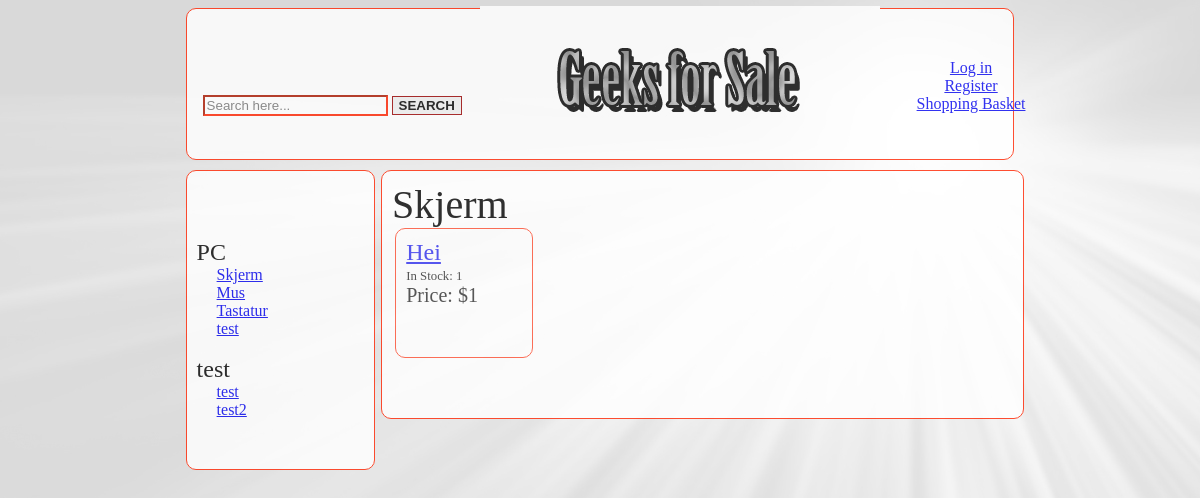
Page /productcategory.php?id=1 on the earlier database version.
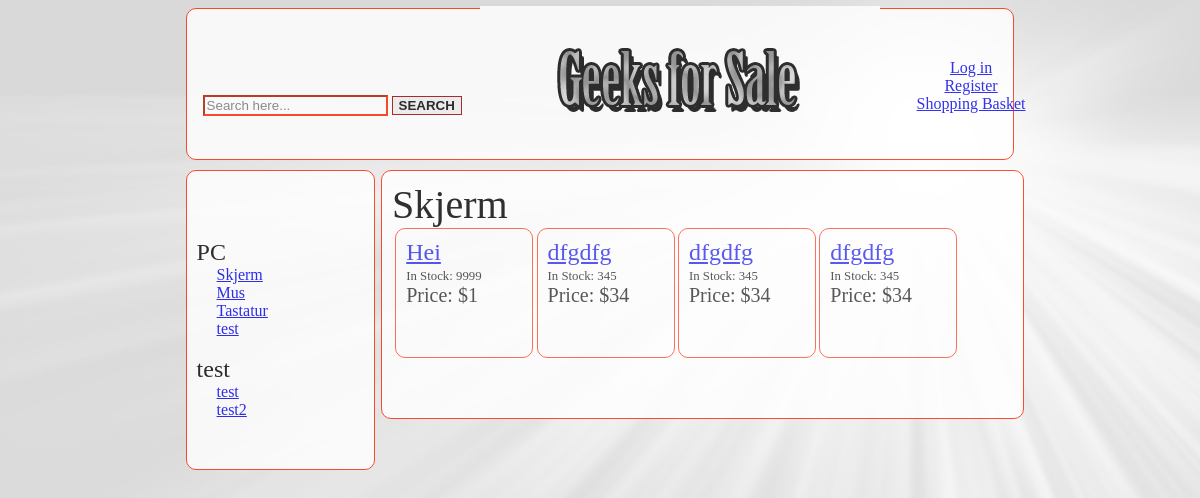
Same page on the later database version.
### tables this page shows
CREATE TABLE IF NOT EXISTS `productcategory` (
  `id` int(10) unsigned NOT NULL AUTO_INCREMENT,
  `categoryName` text NOT NULL,
  PRIMARY KEY (`id`)
);

CREATE TABLE IF NOT EXISTS `subcategory` (
  `id` int(10) unsigned NOT NULL AUTO_INCREMENT,
  `name` text NOT NULL,
  `categoryid` int(11) NOT NULL,
  PRIMARY KEY (`id`),
  KEY `categoryid` (`categoryid`)
);

CREATE TABLE IF NOT EXISTS `products` (
  `id` int(10) unsigned NOT NULL AUTO_INCREMENT,
  `price` int(10) unsigned NOT NULL,
  `pictures` text NOT NULL,
  `name` text NOT NULL,
  `info` text NOT NULL,
  `onStock` int(10) unsigned NOT NULL,
  `forSale` tinyint(1) NOT NULL,
  `rabatt` int(10) unsigned NOT NULL,
  `categoriID` int(10) unsigned NOT NULL,
  PRIMARY KEY (`id`)
);

### productcategory.php (the view)
<?php
include 'Geeksforsaletop.php';
?>
<div id="content">
   <?php
   $id = $_GET['id'];
   $sql = "Select * from subcategory where id=:id";
   $sth = $db->prepare($sql);
   $sth->bindValue (':id', $id);
   $sth->execute();
   $sth->setFetchMode(PDO::FETCH_ASSOC);
   $row = $sth->fetch();
   echo "<t0>".$row['name']."</t0><br>";
   $sql = "Select * from products where categoriID=:id AND forSale=1";
   $sth = $db->prepare($sql);
   $sth->bindValue (':id', $id);
   $sth->execute();
   $sth->setFetchMode(PDO::FETCH_ASSOC);
   while($row = $sth->fetch()){
          echo "<div id=frontpage>";
          echo "<t1><a href=\"productdetails.php?id=".$row['id']."\">".$row['name']."</a></t1></br>";
          echo "<t3>In Stock: ".$row['onStock']."</t3></br>";
          if(intval($row['rabatt'])!= 0){
            echo "<t2>Price: $".(intval($row['price'])*(1-(intval($row['rabatt'])/100)))."</t2>";
         }else{
            echo "<t2>Price: $".$row['price']."</t2>";
        }
          echo "</div>";
   }
   ?>
</div>
</BODY>
</HTML>

### menu.php
<?php
require "db.php";
$sql = "Select * from productcategory where visible=1";
$sth = $db->prepare($sql);
$sth->execute();
$sth->setFetchMode(PDO::FETCH_ASSOC);
while($row = $sth->fetch()){
	echo "<br><t1>".$row['categoryName']."</t1><br>";
	$sql = "Select * from subcategory where visible=1 AND categoryid = ".$row['id'];
	$sth2 = $db->prepare($sql);
	$sth2->execute();
	$sth2->setFetchMode(PDO::FETCH_ASSOC);
	while($rows = $sth2->fetch()){
		echo "<t2I><a href=\"productcategory.php?id=".$rows['id']."\">".$rows['name']."</a></t2I><br>";
	}
}
?>

Differences in the rows shown:
changed products "Hei": onStock "1" → "9999"
added products: name "dfgdfg", onStock "345", price "34"
added products: name "dfgdfg", onStock "345", price "34"
added products: name "dfgdfg", onStock "345", price "34"
